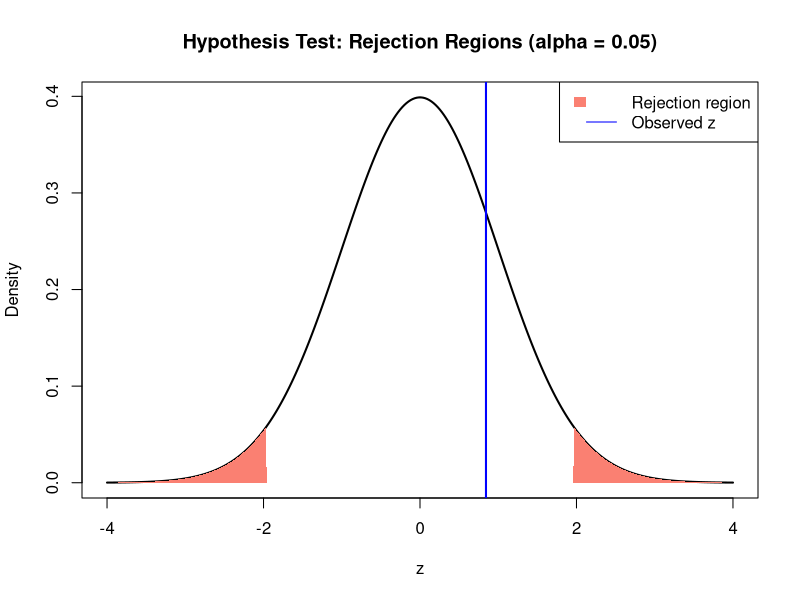

This chart was generated by the following R code:
# Fills a gap from Chapter 7: cimeanunknownsigma.R and hyptestmeanunknownsigma.r
# use the t-distribution because the population sigma is unknown. When sigma
# IS known, the correct approach uses the normal distribution (z) instead -
# R has no built-in "z.test", so it's done manually with qnorm()/pnorm().

sample_mean <- 3.02   # e.g. average package weight
sigma <- 0.15          # known population standard deviation
n <- 40
mu0 <- 3.00             # hypothesized population mean

# --- Confidence interval for the mean (sigma known) ---
error <- qnorm(0.975) * sigma / sqrt(n)   # 95% margin of error
lower_lim <- sample_mean - error
upper_lim <- sample_mean + error
list(lower_lim, upper_lim)

# --- Hypothesis test for the mean (sigma known), two-tailed ---
z_stat <- (sample_mean - mu0) / (sigma / sqrt(n))
p_value <- 2 * (1 - pnorm(abs(z_stat)))
list(z_stat = z_stat, p_value = p_value)

# --- chart: standard normal curve with the rejection region shaded and
# the observed z-statistic marked - the classic way to visualize this test ---
z_vals <- seq(-4, 4, length.out = 300)
d_vals <- dnorm(z_vals)
crit <- qnorm(0.975)  # two-tailed 5% critical value

plot(z_vals, d_vals, type = "l", lwd = 2,
     main = "Hypothesis Test: Rejection Regions (alpha = 0.05)",
     xlab = "z", ylab = "Density")
polygon(c(z_vals[z_vals <= -crit], -crit), c(d_vals[z_vals <= -crit], 0), col = "salmon", border = NA)
polygon(c(crit, z_vals[z_vals >= crit]), c(0, d_vals[z_vals >= crit]), col = "salmon", border = NA)
abline(v = z_stat, col = "blue", lwd = 2)
legend("topright", legend = c("Rejection region", "Observed z"),
       fill = c("salmon", NA), border = c(NA, NA), col = c(NA, "blue"), lty = c(NA, 1))
